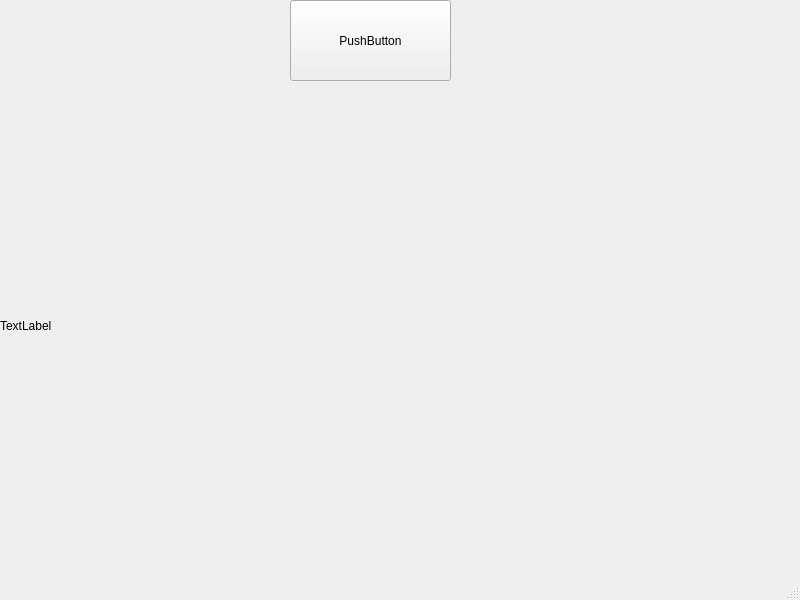
<?xml version="1.0" encoding="UTF-8"?>
<ui version="4.0">
 <class>MainWindow</class>
 <widget class="QMainWindow" name="MainWindow">
  <property name="geometry">
   <rect>
    <x>0</x>
    <y>0</y>
    <width>800</width>
    <height>600</height>
   </rect>
  </property>
  <property name="windowTitle">
   <string>MainWindow</string>
  </property>
  <widget class="QWidget" name="centralwidget">
   <widget class="QPushButton" name="pushButton">
    <property name="geometry">
     <rect>
      <x>290</x>
      <y>0</y>
      <width>161</width>
      <height>81</height>
     </rect>
    </property>
    <property name="text">
     <string>PushButton</string>
    </property>
   </widget>
   <widget class="QLabel" name="label">
    <property name="geometry">
     <rect>
      <x>0</x>
      <y>90</y>
      <width>801</width>
      <height>471</height>
     </rect>
    </property>
    <property name="text">
     <string>TextLabel</string>
    </property>
   </widget>
  </widget>
  <widget class="QMenuBar" name="menubar">
   <property name="geometry">
    <rect>
     <x>0</x>
     <y>0</y>
     <width>800</width>
     <height>26</height>
    </rect>
   </property>
  </widget>
  <widget class="QStatusBar" name="statusbar"/>
 </widget>
 <resources/>
 <connections/>
</ui>
